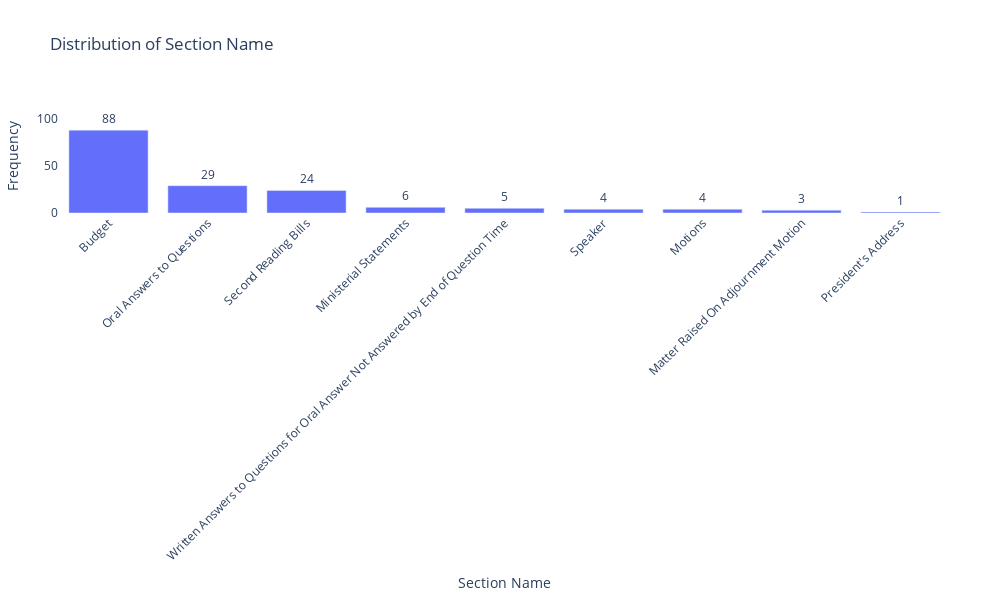

Write notebook code for a chart like this one.
### Code cell
# Group by Section Name and count occurrences
section_name_counts = df['Section Name'].value_counts().reset_index()
section_name_counts.columns = ['Section Name', 'Count']

# Plotting the distribution with Plotly
fig = px.bar(section_name_counts, x='Section Name', y='Count', text='Count', 
             title='Distribution of Section Name', labels={'Count': 'Frequency'})
fig.update_traces(texttemplate='%{text}', textposition='outside')  # Display count above each bar
fig.update_layout(xaxis_title='Section Name', yaxis_title='Frequency', xaxis_tickangle=-45,
                  uniformtext_minsize=8, uniformtext_mode='hide',  # Adjust text size and visibility
                  height=600, width=1000,  # Adjust plot size
                  margin=dict(l=50, r=50, b=100, t=100),  # Adjust margins for better layout
                  plot_bgcolor='rgba(0,0,0,0)')  # Set plot background color to transparent

fig.update_xaxes(tickfont=dict(size=12))  # Adjust x-axis tick font size
fig.update_yaxes(tickfont=dict(size=12), range=[0, 120])  # Adjust y-axis tick font size and range

# Save the plot as an HTML file
fig.write_html(os.path.join(save_dir, "distribution_of_section_names.html"))

fig.show()

### Figure 1 — Plotly figure (JSON) as saved in the notebook; plotly's stock layout.template omitted (floating-point values rounded to 4 significant figures)
{"data": [{"alignmentgroup": "True", "hovertemplate": "Section Name=%{x}<br>Frequency=%{text}<extra></extra>", "legendgroup": "", "marker": {"color": "#636efa", "pattern": {"shape": ""}}, "name": "", "offsetgroup": "", "orientation": "v", "showlegend": false, "text": [88, 29, 24, 6, 5, 4, 4, 3, 1], "textposition": "outside", "texttemplate": "%{text}", "type": "bar", "x": ["Budget", "Oral Answers to Questions", "Second Reading Bills", "Ministerial Statements", "Written Answers to Questions for Oral Answer Not Answered by End of Question Time", "Speaker", "Motions", "Matter Raised On Adjournment Motion", "President's Address"], "xaxis": "x", "y": [88, 29, 24, 6, 5, 4, 4, 3, 1], "yaxis": "y"}], "layout": {"barmode": "relative", "height": 600, "legend": {"tracegroupgap": 0}, "margin": {"b": 100, "l": 50, "r": 50, "t": 100}, "plot_bgcolor": "rgba(0,0,0,0)", "title": {"text": "Distribution of Section Name"}, "uniformtext": {"minsize": 8, "mode": "hide"}, "width": 1000, "xaxis": {"anchor": "y", "domain": [0, 1], "tickangle": -45, "tickfont": {"size": 12}, "title": {"text": "Section Name"}}, "yaxis": {"anchor": "x", "domain": [0, 1], "range": [0, 120], "tickfont": {"size": 12}, "title": {"text": "Frequency"}}}}
